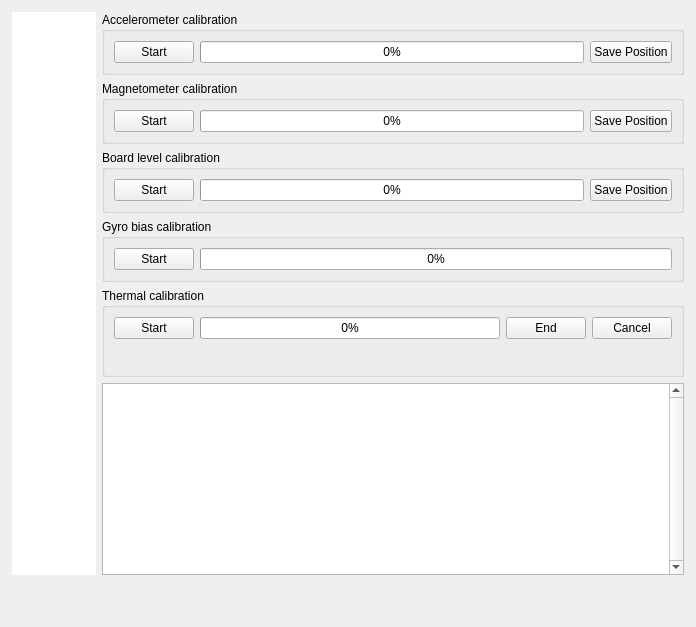
     <widget class="QWidget" name="calibrationTab">
      <property name="autoFillBackground">
       <bool>true</bool>
      </property>
      <attribute name="title">
       <string>Calibration</string>
      </attribute>
      <layout class="QVBoxLayout" name="verticalLayout_11">
       <property name="spacing">
        <number>6</number>
       </property>
       <property name="leftMargin">
        <number>12</number>
       </property>
       <property name="topMargin">
        <number>12</number>
       </property>
       <property name="rightMargin">
        <number>12</number>
       </property>
       <property name="bottomMargin">
        <number>12</number>
       </property>
       <item>
        <layout class="QHBoxLayout" name="horizontalLayout">
         <property name="spacing">
          <number>6</number>
         </property>
         <property name="leftMargin">
          <number>0</number>
         </property>
         <property name="topMargin">
          <number>0</number>
         </property>
         <property name="rightMargin">
          <number>0</number>
         </property>
         <property name="bottomMargin">
          <number>0</number>
         </property>
         <item>
          <widget class="QGraphicsView" name="calibrationVisualHelp">
           <property name="sizePolicy">
            <sizepolicy hsizetype="MinimumExpanding" vsizetype="MinimumExpanding">
             <horstretch>0</horstretch>
             <verstretch>0</verstretch>
            </sizepolicy>
           </property>
           <property name="frameShape">
            <enum>QFrame::NoFrame</enum>
           </property>
           <property name="lineWidth">
            <number>0</number>
           </property>
           <property name="verticalScrollBarPolicy">
            <enum>Qt::ScrollBarAlwaysOff</enum>
           </property>
           <property name="horizontalScrollBarPolicy">
            <enum>Qt::ScrollBarAlwaysOff</enum>
           </property>
           <property name="sizeAdjustPolicy">
            <enum>QAbstractScrollArea::AdjustToContents</enum>
           </property>
           <property name="interactive">
            <bool>false</bool>
           </property>
          </widget>
         </item>
         <item>
          <layout class="QVBoxLayout" name="verticalLayout_2">
           <property name="spacing">
            <number>6</number>
           </property>
           <property name="leftMargin">
            <number>0</number>
           </property>
           <property name="topMargin">
            <number>0</number>
           </property>
           <property name="rightMargin">
            <number>0</number>
           </property>
           <property name="bottomMargin">
            <number>0</number>
           </property>
           <item>
            <widget class="QGroupBox" name="accelCalGroupBox">
             <property name="title">
              <string>Accelerometer calibration</string>
             </property>
             <layout class="QHBoxLayout" name="horizontalLayout_4">
              <item>
               <widget class="QPushButton" name="accelStart">
                <property name="enabled">
                 <bool>true</bool>
                </property>
                <property name="toolTip">
                 <string>Launch accelerometer range and bias calibration.</string>
                </property>
                <property name="text">
                 <string>Start</string>
                </property>
               </widget>
              </item>
              <item>
               <widget class="QProgressBar" name="accelProgress">
                <property name="value">
                 <number>0</number>
                </property>
               </widget>
              </item>
              <item>
               <widget class="QPushButton" name="accelSavePos">
                <property name="enabled">
                 <bool>true</bool>
                </property>
                <property name="toolTip">
                 <string>Save settings (only enabled when calibration is running)</string>
                </property>
                <property name="text">
                 <string>Save Position</string>
                </property>
               </widget>
              </item>
             </layout>
            </widget>
           </item>
           <item>
            <widget class="QGroupBox" name="magCalGroupBox">
             <property name="title">
              <string>Magnetometer calibration</string>
             </property>
             <layout class="QHBoxLayout" name="horizontalLayout_3">
              <item>
               <widget class="QPushButton" name="magStart">
                <property name="enabled">
                 <bool>true</bool>
                </property>
                <property name="toolTip">
                 <string>Launch magnetometer range and bias calibration.</string>
                </property>
                <property name="text">
                 <string>Start</string>
                </property>
               </widget>
              </item>
              <item>
               <widget class="QProgressBar" name="magProgress">
                <property name="value">
                 <number>0</number>
                </property>
               </widget>
              </item>
              <item>
               <widget class="QPushButton" name="magSavePos">
                <property name="enabled">
                 <bool>true</bool>
                </property>
                <property name="text">
                 <string>Save Position</string>
                </property>
               </widget>
              </item>
             </layout>
            </widget>
           </item>
           <item>
            <widget class="QGroupBox" name="boardLevelCalGroupBox">
             <property name="title">
              <string>Board level calibration</string>
             </property>
             <layout class="QHBoxLayout">
              <item>
               <widget class="QPushButton" name="boardLevelStart">
                <property name="enabled">
                 <bool>true</bool>
                </property>
                <property name="text">
                 <string>Start</string>
                </property>
               </widget>
              </item>
              <item>
               <widget class="QProgressBar" name="boardLevelProgress">
                <property name="value">
                 <number>0</number>
                </property>
                <property name="textVisible">
                 <bool>true</bool>
                </property>
               </widget>
              </item>
              <item>
               <widget class="QPushButton" name="boardLevelSavePos">
                <property name="enabled">
                 <bool>true</bool>
                </property>
                <property name="text">
                 <string>Save Position</string>
                </property>
               </widget>
              </item>
             </layout>
            </widget>
           </item>
           <item>
            <widget class="QGroupBox" name="gyroBiasGroupBox">
             <property name="title">
              <string>Gyro bias calibration</string>
             </property>
             <layout class="QHBoxLayout">
              <item>
               <widget class="QPushButton" name="gyroBiasStart">
                <property name="enabled">
                 <bool>true</bool>
                </property>
                <property name="sizePolicy">
                 <sizepolicy hsizetype="Minimum" vsizetype="Fixed">
                  <horstretch>0</horstretch>
                  <verstretch>0</verstretch>
                 </sizepolicy>
                </property>
                <property name="text">
                 <string>Start</string>
                </property>
               </widget>
              </item>
              <item>
               <widget class="QProgressBar" name="gyroBiasProgress">
                <property name="minimumSize">
                 <size>
                  <width>300</width>
                  <height>0</height>
                 </size>
                </property>
                <property name="maximumSize">
                 <size>
                  <width>16777215</width>
                  <height>16777215</height>
                 </size>
                </property>
                <property name="value">
                 <number>0</number>
                </property>
                <property name="textVisible">
                 <bool>true</bool>
                </property>
               </widget>
              </item>
             </layout>
            </widget>
           </item>
           <item>
            <widget class="QGroupBox" name="thermalCalGroupBox">
             <property name="title">
              <string>Thermal calibration</string>
             </property>
             <layout class="QVBoxLayout">
              <item>
               <layout class="QHBoxLayout" name="horizontalLayout_thermalbias2">
                <item>
                 <widget class="QPushButton" name="thermalBiasStart">
                  <property name="enabled">
                   <bool>true</bool>
                  </property>
                  <property name="text">
                   <string>Start</string>
                  </property>
                 </widget>
                </item>
                <item>
                 <widget class="QProgressBar" name="thermalBiasProgress">
                  <property name="minimumSize">
                   <size>
                    <width>300</width>
                    <height>0</height>
                   </size>
                  </property>
                  <property name="maximumSize">
                   <size>
                    <width>16777215</width>
                    <height>16777215</height>
                   </size>
                  </property>
                  <property name="value">
                   <number>0</number>
                  </property>
                  <property name="textVisible">
                   <bool>true</bool>
                  </property>
                 </widget>
                </item>
                <item>
                 <widget class="QPushButton" name="thermalBiasEnd">
                  <property name="enabled">
                   <bool>true</bool>
                  </property>
                  <property name="text">
                   <string>End</string>
                  </property>
                 </widget>
                </item>
                <item>
                 <widget class="QPushButton" name="thermalBiasCancel">
                  <property name="enabled">
                   <bool>true</bool>
                  </property>
                  <property name="text">
                   <string>Cancel</string>
                  </property>
                 </widget>
                </item>
               </layout>
              </item>
              <item>
               <layout class="QHBoxLayout" name="horizontalLayout_2">
                <property name="spacing">
                 <number>12</number>
                </property>
                <property name="leftMargin">
                 <number>0</number>
                </property>
                <property name="topMargin">
                 <number>0</number>
                </property>
                <item>
                 <widget class="QLabel" name="temperatureLabel">
                  <property name="sizePolicy">
                   <sizepolicy hsizetype="Maximum" vsizetype="Preferred">
                    <horstretch>0</horstretch>
                    <verstretch>0</verstretch>
                   </sizepolicy>
                  </property>
                  <property name="font">
                   <font>
                    <weight>50</weight>
                    <bold>false</bold>
                   </font>
                  </property>
                  <property name="text">
                   <string>&lt;temperature&gt;</string>
                  </property>
                 </widget>
                </item>
                <item>
                 <widget class="QLabel" name="temperatureGradientLabel">
                  <property name="sizePolicy">
                   <sizepolicy hsizetype="Preferred" vsizetype="Preferred">
                    <horstretch>0</horstretch>
                    <verstretch>0</verstretch>
                   </sizepolicy>
                  </property>
                  <property name="text">
                   <string>&lt;gradient&gt;</string>
                  </property>
                 </widget>
                </item>
                <item>
                 <widget class="QLabel" name="temperatureRangeLabel">
                  <property name="text">
                   <string>&lt;range&gt;</string>
                  </property>
                 </widget>
                </item>
                <item>
                 <spacer name="horizontalSpacer_3">
                  <property name="orientation">
                   <enum>Qt::Horizontal</enum>
                  </property>
                  <property name="sizeHint" stdset="0">
                   <size>
                    <width>40</width>
                    <height>20</height>
                   </size>
                  </property>
                 </spacer>
                </item>
               </layout>
              </item>
             </layout>
            </widget>
           </item>
           <item>
            <widget class="QTextEdit" name="calibrationInstructions">
             <property name="sizePolicy">
              <sizepolicy hsizetype="Preferred" vsizetype="MinimumExpanding">
               <horstretch>0</horstretch>
               <verstretch>0</verstretch>
              </sizepolicy>
             </property>
             <property name="font">
              <font>
               <pointsize>10</pointsize>
               <weight>50</weight>
               <bold>false</bold>
              </font>
             </property>
             <property name="toolTip">
              <string>Calibration status</string>
             </property>
             <property name="frameShape">
              <enum>QFrame::StyledPanel</enum>
             </property>
             <property name="verticalScrollBarPolicy">
              <enum>Qt::ScrollBarAlwaysOn</enum>
             </property>
             <property name="horizontalScrollBarPolicy">
              <enum>Qt::ScrollBarAlwaysOff</enum>
             </property>
             <property name="sizeAdjustPolicy">
              <enum>QAbstractScrollArea::AdjustIgnored</enum>
             </property>
             <property name="html">
              <string>&lt;!DOCTYPE HTML PUBLIC &quot;-//W3C//DTD HTML 4.0//EN&quot; &quot;http://www.w3.org/TR/REC-html40/strict.dtd&quot;&gt;
&lt;html&gt;&lt;head&gt;&lt;meta name=&quot;qrichtext&quot; content=&quot;1&quot; /&gt;&lt;style type=&quot;text/css&quot;&gt;
p, li { white-space: pre-wrap; }
&lt;/style&gt;&lt;/head&gt;&lt;body style=&quot; font-family:'MS Shell Dlg 2'; font-size:10pt; font-weight:400; font-style:normal;&quot;&gt;
&lt;p style=&quot;-qt-paragraph-type:empty; margin-top:0px; margin-bottom:0px; margin-left:0px; margin-right:0px; -qt-block-indent:0; text-indent:0px; font-weight:600;&quot;&gt;&lt;br /&gt;&lt;/p&gt;&lt;/body&gt;&lt;/html&gt;</string>
             </property>
             <property name="textInteractionFlags">
              <set>Qt::NoTextInteraction</set>
             </property>
            </widget>
           </item>
          </layout>
         </item>
        </layout>
       </item>
       <item>
        <spacer name="verticalSpacer_4">
         <property name="orientation">
          <enum>Qt::Vertical</enum>
         </property>
         <property name="sizeHint" stdset="0">
          <size>
           <width>20</width>
           <height>40</height>
          </size>
         </property>
        </spacer>
       </item>
      </layout>
     </widget>
